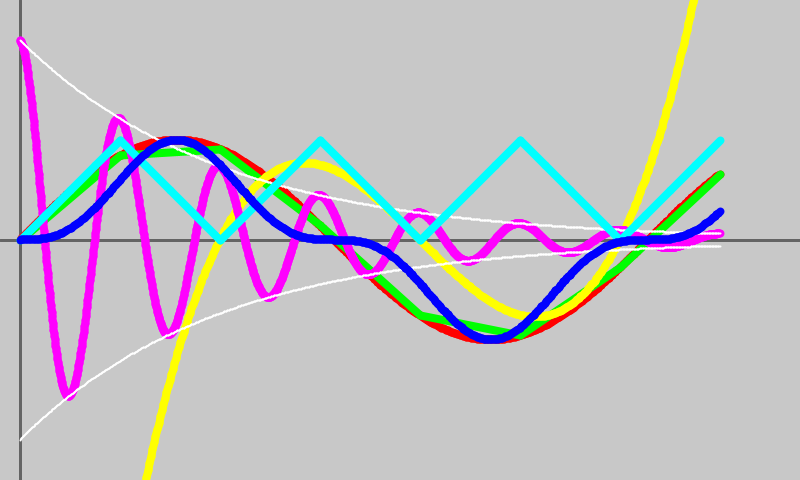
Frame 1 (no input)
Frame 60 (the mouse pressed at the canvas centre just before this capture): identical to frame 1, image omitted
Frame 120 (the mouse held since frame 60 and released just before this capture): identical to frame 1, image omitted

The Processing sketch that drew this single still picture (run headless with seeded random() and noise(); from frame 60 on, the mouse is pressed at the canvas centre):

// Processing sketch: function
// ── function.pde
final color black   = color(0, 0, 0);
final color white   = color(255, 255, 255);

// Primary colors
final color red     = color(255, 0, 0);
final color green   = color(0, 255, 0);
final color blue    = color(0, 0, 255);

// Secondary colors
final color yellow  = color(255, 255, 0);
final color magenta = color(255, 0, 255);
final color cyan    = color(0, 255, 255);

final int windowWidth = 800;
final int windowHeight = 480;
final int windowSide = min(windowWidth, windowHeight);


abstract class Function
{
  final float a;
  final float b;
  final float dx;
  
  Function(float a, float b, float dx)
  {
    this.a = a;
    this.b = b;
    this.dx = dx;
  }
  
  abstract float apply(float x);
  
  void draw(float x0, float y0, float w, float h)
  {
    //strokeCap(SQUARE); // Do not use here.
    //strokeJoin(MITER); 
    float x = a;
    float y = apply(x);
    float xm = x0 + x * w;
    float ym = y0 + y * h;
    int i = 0;
    float pxm = xm;
    float pym = ym;
    while (a + (i+1)*dx < b)
    {
      i++;
      x = a + i*dx;
      y = apply(x);
      xm = x0 + x * w;
      ym = y0 + y * h;
      line(pxm, pym, xm, ym);
      pxm = xm;
      pym = ym;
    }
    x = b;
    y = apply(x);
    xm = x0 + x * w;
    ym = y0 + y * h;
    line(pxm, pym, xm, ym);
  }
}

class Sine extends Function
{
  Sine(float a, float b, float dx){super(a, b, dx);}
  float apply(float x){return sin(x); }
}

class SineCube extends Function 
{
  SineCube(float a, float b, float dx){super(a, b, dx);}
  float apply(float x){float z = sin(x); return z * z * z;}
}

class NicePolynomial extends Function
{
  NicePolynomial(float a, float b, float dx){super(a, b, dx);}
  float apply0(float x){return (x-2)*(x-4)*(x-6);}
  float apply1(float x){return x*x*x-12*x*x+44*x-48;}
  float apply(float x){return 0.25*x*x*x-3*x*x+11*x-12;}
}

class DampedOscillator extends Function
{
  float ampl;  // amplitude
  float gamma; // damping coefficient (related, but not the same as damping ratio!)
  float omega; // angular frequency
  float phi;   // initial phase
  DampedOscillator(float a, float b, float dx,
                   float ampl, float gamma, float omega, float phi)
  {
    super(a, b, dx);
    this.ampl = ampl;
    this.gamma = gamma;
    this.omega = omega;
    this.phi = phi;
  }
  float apply(float x){return ampl * exp(gamma*-x/2) * cos(omega*x+phi);}
}

class SawWave extends Function
{
  SawWave(float a, float b, float dx){super(a, b, dx);}
  float apply(float x)
  {
    int x0 = int(x / 2) * 2;
    return x - x0 <= 1 ? x - x0 : x0 + 2 - x;
  }
}

class InverseExp extends Function
{
  final float ampl;
  final float tau;
  InverseExp(float a, float b, float dx, float ampl, float tau)
  {
    super(a, b, dx);
    this.ampl = ampl;
    this.tau = tau;
  }
  float apply(float x){return ampl * exp(-x/tau);}
}
  
class NegativeInverseExp extends Function
{
  final float ampl;
  final float tau;
  NegativeInverseExp(float a, float b, float dx, float ampl, float tau)
  {
    super(a, b, dx);
    this.ampl = ampl;
    this.tau = tau;
  }
  float apply(float x){return -ampl * exp(-x/tau);}
}
  
void drawAxes(float x0, float y0)
{
  line(x0, 0, x0, height);
  line(0, y0, width, y0);
}

void settings()
{
  size(windowWidth, windowHeight);
}


void drawing1()
{
  strokeWeight(3);
  stroke(100);
  drawAxes(20, height/2);
  //noFill();
  //rect(20, height/2, 100, -100);
  strokeWeight(8);
  stroke(red);
  new Sine(0, 7, 1.0/64).draw(20, height/2, 100, -100);
  stroke(green);
  new Sine(0, 7, 1).draw(20, height/2, 100, -100);
  stroke(yellow);
  new NicePolynomial(0, 7, 1.0/64).draw(20, height/2, 100, -100);
  stroke(magenta);
  new DampedOscillator(0, 7, 1.0/256, 2, 1, TWO_PI, 0).draw(20, height/2, 100, -100);
  stroke(white);
  strokeWeight(2);
  new InverseExp(0, 7, 1.0/64, 2, 2).draw(20, height/2, 100, -100);
  new NegativeInverseExp(0, 7, 1.0/64, 2, 2).draw(20, height/2, 100, -100);
  strokeWeight(8);
  stroke(cyan);
  new SawWave(0, 7, 1.0/4).draw(20, height/2, 100, -100);
  stroke(blue);
  new SineCube(0, 7, 1.0/64).draw(20, height/2, 100, -100);
}

void setup()
{
  surface.setLocation(0, 0);
  background(200);
  drawing1();
}

void draw()
{
  // NOT USED
}
